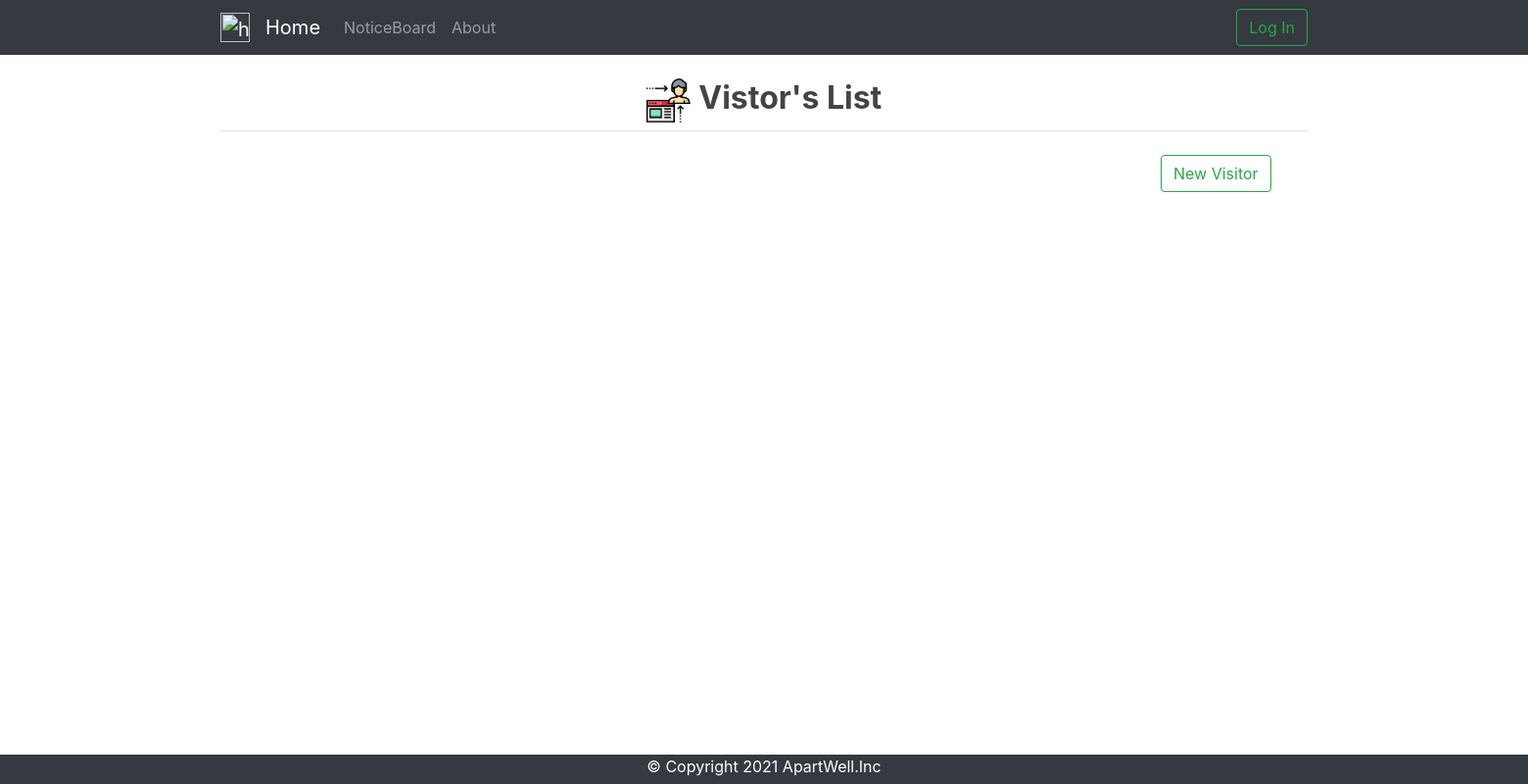
Before: /visitors-watchman/ with the older database file.
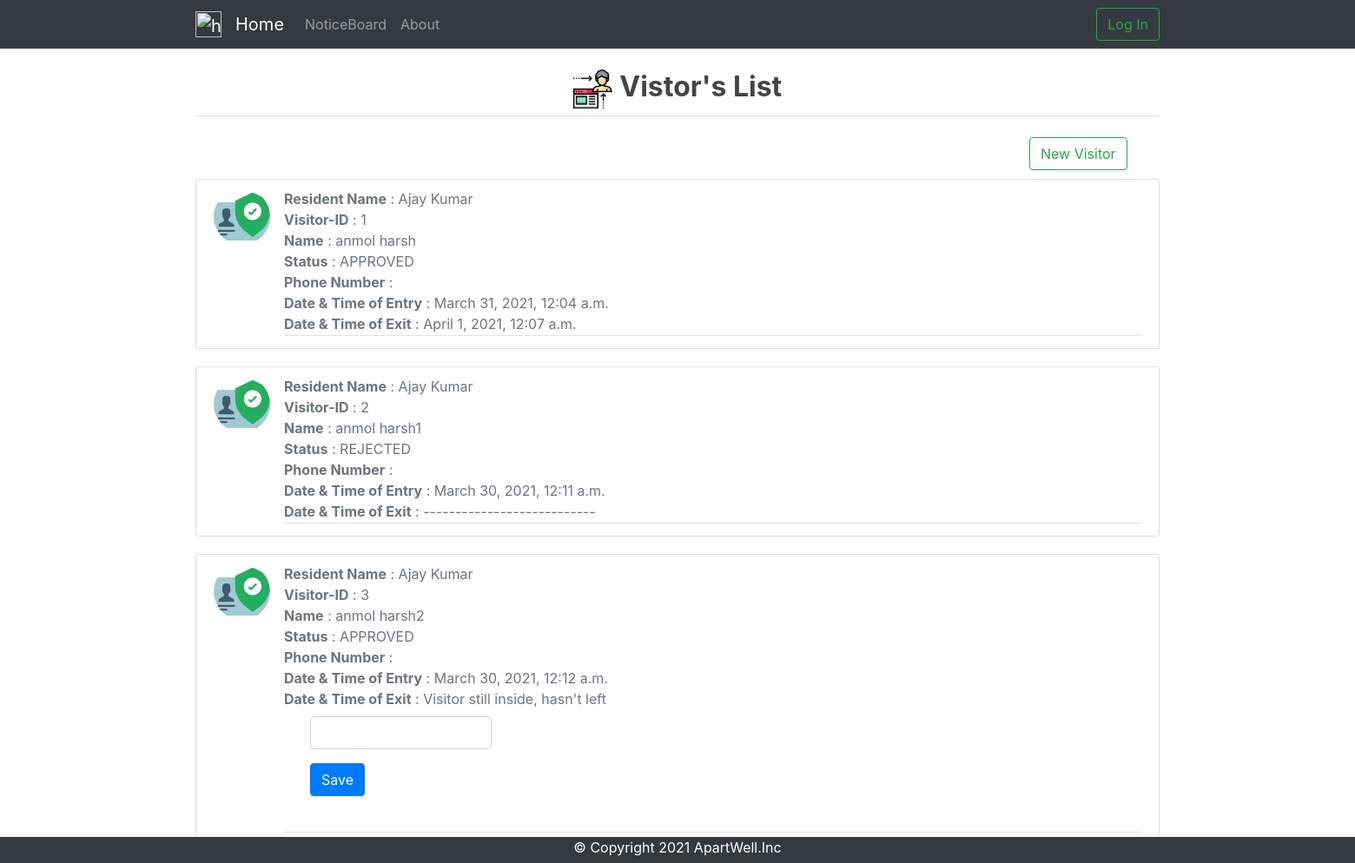
After: the same page with the newer database file.
### visitors/models.py (models this page shows, shortened)
class Visitor(models.Model) :
	WAITING = 'WAIT'
	APPROVED = 'APRV'
	REJECTED = 'REJC'
	status_choices = [
		(WAITING, 'WAITING FOR APPROVAL'),
		(APPROVED, 'APPROVED'),
		(REJECTED, 'REJECTED'),
	]
	visitor_id = models.AutoField(primary_key = True)
	user_id = models.ForeignKey(Resident,on_delete = models.CASCADE)
	fname = models.CharField(max_length = 20)
	lname = models.CharField(max_length = 20, null = True)
	status = models.CharField(max_length = 4,choices = status_choices, null = True)
	phone = PhoneNumberField(blank=True, help_text='Contact phone number')
	datetime_entry = models.DateTimeField(null = True)
	datetime_exit = models.DateTimeField(null = True)

### visitors/views.py (the view, shortened to what this page needs)
# urls.py: path('visitors-watchman/', views.watchman_visitor_view.as_view(), name='visitors_watchman'),
class watchman_visitor_view(FormView) :
	model = Visitor
	form_class = visitor_exit_form
	template_name = 'visitors/visitors_watchman.html'
	def dispatch(self, request, *args, **kwargs) :
		self.success_url = reverse_lazy('visitors:visitors_watchman')
		return super().dispatch(request,args,kwargs)
	def get_context_data(self, **kwargs):
	    context = super().get_context_data(**kwargs)
	    full_name_list = []
	    visitors_list = self.model.objects.all()
	    for c in visitors_list :
	    	resident = Resident.objects.get(user__exact = c.user_id)
	    	full_name = resident.user.first_name + " " + resident.user.last_name
	    	full_name_list.append(full_name)
	    context['values'] = zip(full_name_list, visitors_list)
	    return context

### visitors/forms.py
class visitor_exit_form(forms.ModelForm) :
	def __init__(self, *args, **kwargs):
	    super(forms.ModelForm, self).__init__(*args, **kwargs)
	    self.fields['datetime_exit'].label = ''
	class Meta:
		model = Visitor
		fields = ['datetime_exit']
		widgets = {
			'datetime_exit' : DateTimePickerInput(),
		}

### visitors/templates/visitors/visitors_watchman.html (shortened to what this page needs)
{% extends 'base.html' %}
{% load static %}
{% block content %}
 <head>
    <link rel="stylesheet" href="{% static 'visitor-entry.css' %}">
   {% load bootstrap4 %}
   {% bootstrap_css %}
 </head>
 <body>
 	<legend class = "border-bottom mb-4"><h2 class="text-center"><img  src="/static/visitor_disp.png" width = "45" height = "45" alt="home" /> <strong>Vistor's List</strong></h2></legend>
  <div  id = "create_visitor_button">
     <a href="{% url 'visitors:visitors_entry' %}"><button class="btn btn-outline-success my-2 my-sm-0">New Visitor
     </button></a>
  </div>
  {% for full_name,visitor in values %}
   <article class="media content-section">
    <img class = "rounded-circle article-img" src = "/static/visitor.png">
    <div class="media-body">
      <div class="article-metadata">
        <medium class="text-muted"><b>Resident Name</b> : {{ full_name }}</br></medium>
        <medium class="text-muted"><b>Visitor-ID</b> : {{ visitor.visitor_id }}</br></medium>
        <medium class="text-muted"><b>Name</b> : {{ visitor.fname }} {{visitor.lname }} </br></medium>
        {% if visitor.status %}
        <medium class="text-muted"><b>Status</b> : {{ visitor.get_status_display }}</br></medium>
        {% endif %}
        <medium class="text-muted"><b>Phone Number</b> : {{ visitor.phone }} </br></medium>
        <medium class="text-muted"><b>Date & Time of Entry</b> : {{ visitor.datetime_entry }}</br></medium>
        <medium class="text-muted"><b>Date & Time of Exit</b> :
        {% if visitor.datetime_exit %}
        {{ visitor.datetime_exit }}
        {% elif visitor.status == 'REJC' %}
        ---------------------------
        {% elif visitor.status == 'APRV' %}
        Visitor still inside, hasn't left
        <div class="container">
          <div class="col-md-3">
            <form method="post">{% csrf_token %}
              {% bootstrap_form form %}
              {% buttons %}
              <button type="submit" class="btn btn-primary">Save</button>
              {% endbuttons %}
            </form>
          </div>
        </div>
        {% endif %}
        </br></medium>
      </div>
    </div>
    </article>
    {% endfor %}
 </body>
 {% endblock %}

Changed rows visible on the page:
added Visitor: full_name "Ajay Kumar", visitor_id "1", fname "anmol", lname "harsh", status "APPROVED", datetime_entry "March 31, 2021, 12:04 a.m.", datetime_exit "April 1, 2021, 12:07 a.m."
added Visitor: full_name "Ajay Kumar", visitor_id "2", fname "anmol", lname "harsh1", status "REJECTED", datetime_entry "March 30, 2021, 12:11 a.m."
added Visitor: full_name "Ajay Kumar", visitor_id "3", fname "anmol", lname "harsh2", status "APPROVED", datetime_entry "March 30, 2021, 12:12 a.m."
